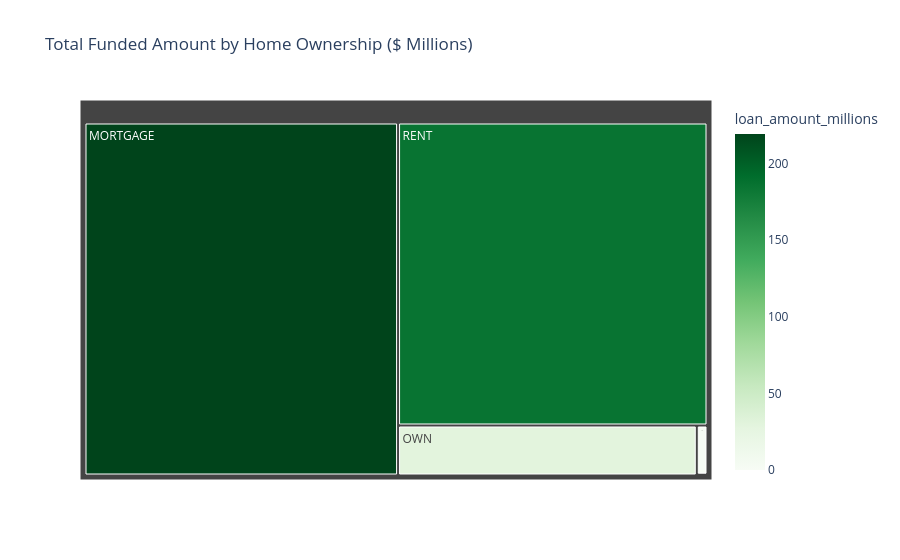

Notebook code for this chart:
### Markdown cell above
## Home Ownership By Total Funded Amount

### Code cell
home_funding = df.groupby("home_ownership")['loan_amount'].sum().reset_index()
home_funding['loan_amount_millions']= home_funding['loan_amount']/1000000

fig = px.treemap(
    home_funding,
    path = ['home_ownership'],
    values = 'loan_amount_millions',
    color = 'loan_amount_millions',
    color_continuous_scale = 'Greens',
    title = 'Total Funded Amount by Home Ownership ($ Millions)'
)

fig.show()

### Figure 1 — Plotly figure (JSON) as saved in the notebook; plotly's stock layout.template omitted (floating-point values rounded to 4 significant figures)
{"data": [{"branchvalues": "total", "customdata": [[219.3], [0.0168], [1.045], [29.6], [185.8]], "domain": {"x": [0, 1], "y": [0, 1]}, "hovertemplate": "labels=%{label}<br>loan_amount_millions_sum=%{value}<br>parent=%{parent}<br>id=%{id}<br>loan_amount_millions=%{color}<extra></extra>", "ids": ["MORTGAGE", "NONE", "OTHER", "OWN", "RENT"], "labels": ["MORTGAGE", "NONE", "OTHER", "OWN", "RENT"], "marker": {"coloraxis": "coloraxis", "colors": [219.3, 0.0168, 1.045, 29.6, 185.8]}, "name": "", "parents": ["", "", "", "", ""], "type": "treemap", "values": [219.3, 0.0168, 1.045, 29.6, 185.8]}], "layout": {"coloraxis": {"colorbar": {"title": {"text": "loan_amount_millions"}}, "colorscale": [[0, "rgb(247,252,245)"], [0.125, "rgb(229,245,224)"], [0.25, "rgb(199,233,192)"], [0.375, "rgb(161,217,155)"], [0.5, "rgb(116,196,118)"], [0.625, "rgb(65,171,93)"], [0.75, "rgb(35,139,69)"], [0.875, "rgb(0,109,44)"], [1, "rgb(0,68,27)"]]}, "legend": {"tracegroupgap": 0}, "title": {"text": "Total Funded Amount by Home Ownership ($ Millions)"}}}
